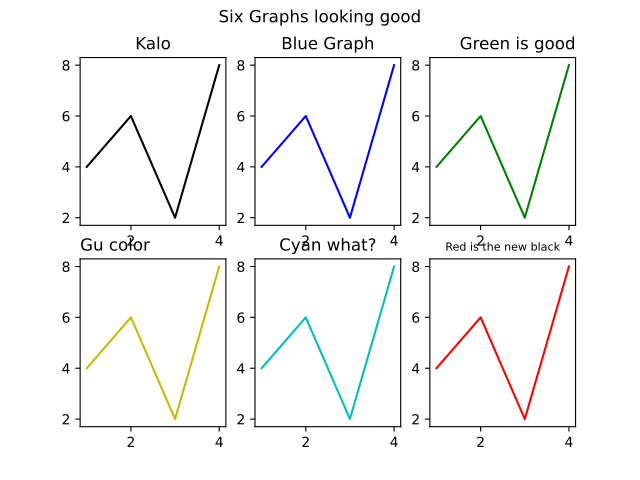

Python code for this plot:
import matplotlib.pyplot as plt
import numpy as np

# plt.subplot(1,2,1)  -- >> 1 row, 2 collumns, first plot

xpoints = [1,2,3,4]
ypoints = [4,6,2,8]

# plt.subplot(1,2,1)
plt.subplot(2,3,1)
plt.plot(xpoints, ypoints , color = 'k')
plt.title("Kalo")

xxpoints = [1,2,3,4]
yypoints = [4,6,2,8]

# plt.subplot(1,2,2)

plt.subplot(2,3,2)
plt.plot(xxpoints, yypoints,color = 'b')
plt.title("Blue Graph" , color = 'k')

xxx = [1,2,3,4]
yyy = [4,6,2,8]

plt.subplot(2, 3, 3)
plt.plot(xxx, yyy,color = 'g')
plt.title("Green is good" , loc = 'right')


xxxx = [1,2,3,4]
yyyy = [4,6,2,8]

plt.subplot(2, 3, 4)
plt.plot(xxxx, yyyy, color = 'y')
plt.title("Gu color", loc = 'left')


xxxxx = [1,2,3,4]
yyyyy = [4,6,2,8]

plt.subplot(2, 3, 5)
plt.plot(xxxxx, yyyyy , color = 'c')
plt.title("Cyan what?")

xxxxxx = [1,2,3,4]
yyyyyy = [4,6,2,8]

plt.subplot(2, 3, 6)
plt.plot(xxxxxx, yyyyyy , color = 'r')
plt.title("Red is the new black", fontsize = 8)


plt.suptitle("Six Graphs looking good")
plt.show()
